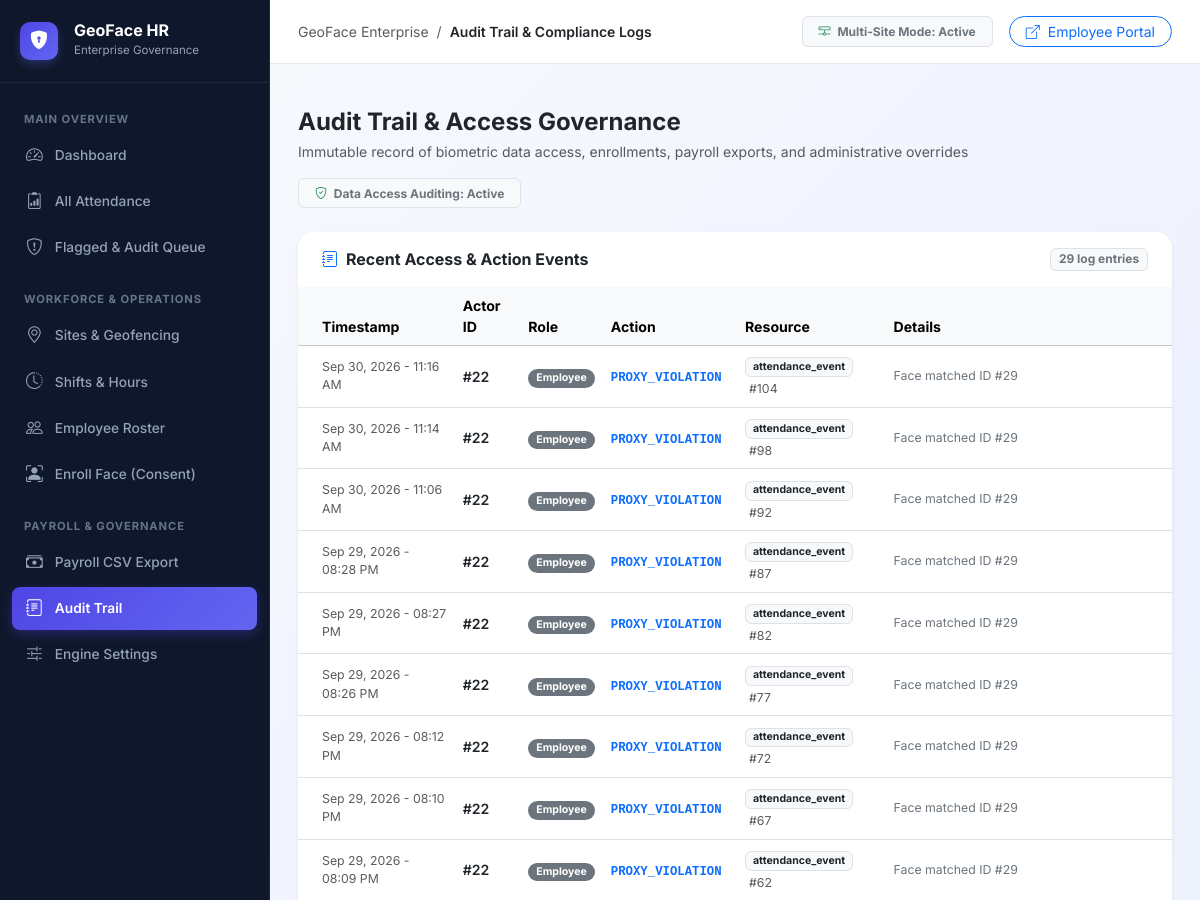
The app's page /admin/audit-logs (signed in, upper part), older data.
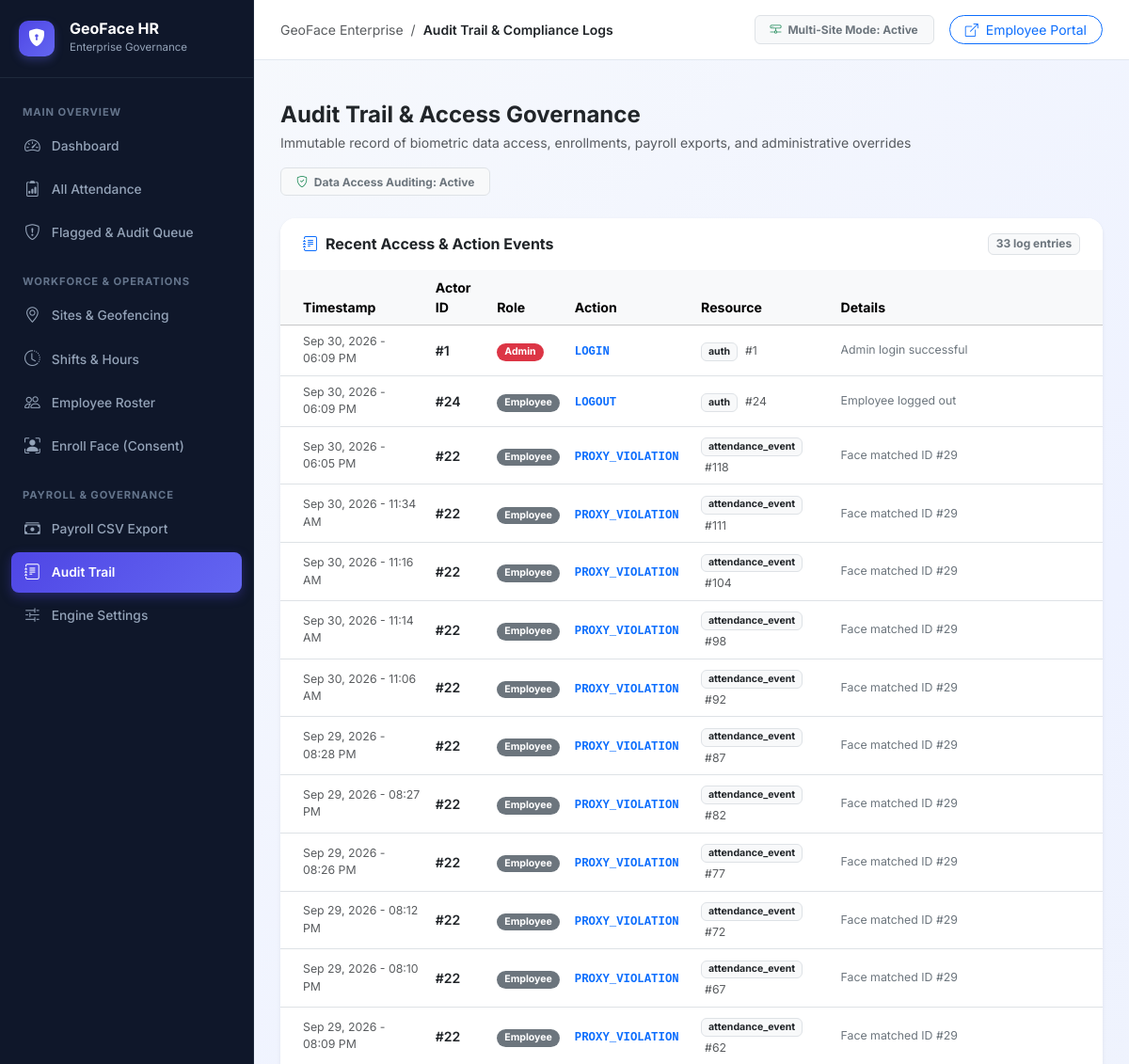
The same page, newer data.
### tables this page shows
CREATE TABLE audit_logs (
            id INTEGER PRIMARY KEY AUTOINCREMENT,
            actor_id INTEGER,
            actor_role TEXT,
            action TEXT NOT NULL,
            resource_type TEXT NOT NULL,
            resource_id TEXT,
            details TEXT,
            created_at TEXT NOT NULL
        );

### blueprints/admin/routes.py (the view)
@admin_bp.route("/audit-logs")
@login_required_admin
def audit_logs():
    conn = get_db_connection()
    c = conn.cursor()
    c.execute("""
        SELECT * FROM audit_logs
        ORDER BY created_at DESC
        LIMIT 250
    """)
    logs = [dict(r) for r in c.fetchall()]
    conn.close()
    for l in logs:
        l["created_display"] = format_local_timestamp(l["created_at"], include_year=True)
    return render_template("admin/audit_logs.html", logs=logs)

### config.py (called while the page is built)
def get_app_timezone():
    tz_str = os.environ.get("APP_TIMEZONE") or os.environ.get("TIMEZONE") or "Asia/Kolkata"
    try:
        return zoneinfo.ZoneInfo(tz_str)
    except Exception:
        try:
            return datetime.timezone(datetime.timedelta(hours=5, minutes=30))
        except Exception:
            return datetime.timezone.utc

def format_local_timestamp(iso_val, include_year=True):
    if not iso_val:
        return "—"
    try:
        if isinstance(iso_val, str):
            clean_str = iso_val.replace("Z", "+00:00")
            dt = datetime.datetime.fromisoformat(clean_str)
        elif isinstance(iso_val, datetime.datetime):
            dt = iso_val
        else:
            return str(iso_val)
        if dt.tzinfo is None:
            dt = dt.replace(tzinfo=datetime.timezone.utc)
        app_tz = get_app_timezone()
        local_dt = dt.astimezone(app_tz)
        if include_year:
            return local_dt.strftime("%b %d, %Y - %I:%M %p")
        return local_dt.strftime("%b %d - %I:%M %p")
    except Exception:
        return str(iso_val)

### templates/admin/audit_logs.html (shortened to what this page needs)
{% extends "admin/base_admin.html" %}
{% block page_title %}Audit Trail & Compliance Logs{% endblock %}
{% block content %}
<div class="d-flex flex-wrap justify-content-between align-items-center mb-4 gap-3">
    <div>
        <h4 class="fw-bold text-dark mb-1">Audit Trail & Access Governance</h4>
        <p class="text-muted small mb-0">Immutable record of biometric data access, enrollments, payroll exports, and administrative overrides</p>
    </div>
    <span class="badge bg-light text-secondary border px-3 py-2">
        <i class="bi bi-shield-check text-success me-1"></i> Data Access Auditing: Active
    </span>
</div>
<div class="card border-0 shadow-sm rounded-4 overflow-hidden bg-white mb-4">
    <div class="card-header bg-white border-0 py-3 px-4 d-flex justify-content-between align-items-center">
        <h6 class="fw-bold mb-0 text-dark"><i class="bi bi-journal-text text-primary me-2"></i>Recent Access & Action Events</h6>
        <span class="badge bg-light text-secondary border">{{ logs|length }} log entries</span>
    </div>
    <div class="table-responsive">
        <table class="table table-hover align-middle mb-0" style="font-size: 0.88rem;">
            <thead class="table-light text-secondary">
                <tr>
                    <th class="ps-4">Timestamp</th>
                    <th>Actor ID</th>
                    <th>Role</th>
                    <th>Action</th>
                    <th>Resource</th>
                    <th>Details</th>
                </tr>
            </thead>
            <tbody>
                {% if logs %}
                    {% for l in logs %}
                    <tr>
                        <td class="ps-4 text-muted small">{{ l.created_display }}</td>
                        <td class="fw-semibold text-dark">#{{ l.actor_id }}</td>
                        <td>
                            {% if l.actor_role == 'admin' %}
                            <span class="badge bg-danger rounded-pill px-2 py-1">Admin</span>
                            {% elif l.actor_role == 'manager' %}
                            <span class="badge bg-warning text-dark rounded-pill px-2 py-1">Manager</span>
                            {% else %}
                            <span class="badge bg-secondary rounded-pill px-2 py-1">Employee</span>
                            {% endif %}
                        </td>
                        <td>
                            <code class="fw-bold text-primary">{{ l.action }}</code>
                        </td>
                        <td>
                            <span class="badge bg-light text-dark border">{{ l.resource_type }}</span>
                            {% if l.resource_id %}<span class="text-muted small ms-1">#{{ l.resource_id }}</span>{% endif %}
                        </td>
                        <td class="text-secondary small">{{ l.details or '—' }}</td>
                    </tr>
                    {% endfor %}
                {% else %}
                    <tr>
                        <td colspan="6" class="text-center py-4 text-muted">No audit logs recorded yet.</td>
                    </tr>
                {% endif %}
            </tbody>
        </table>
    </div>
</div>
{% endblock %}

Row changes from the older to the newer data that the page shows:
added audit_logs: created_display "Sep 30, 2026 - 06:09 PM", actor_id "1", actor_role "Admin", action "LOGIN", resource_type "auth", resource_id "1", details "Admin login successful"
added audit_logs: created_display "Sep 30, 2026 - 06:09 PM", actor_id "24", actor_role "Employee", action "LOGOUT", resource_type "auth", resource_id "24", details "Employee logged out"
added audit_logs: created_display "Sep 30, 2026 - 06:05 PM", actor_id "22", actor_role "Employee", action "PROXY_VIOLATION", resource_type "attendance_event", resource_id "118", details "Face matched ID #29"
added audit_logs: created_display "Sep 30, 2026 - 11:34 AM", actor_id "22", actor_role "Employee", action "PROXY_VIOLATION", resource_type "attendance_event", resource_id "111", details "Face matched ID #29"
Text that changed along with them:
{{ logs|length }}: "29" → "33"
